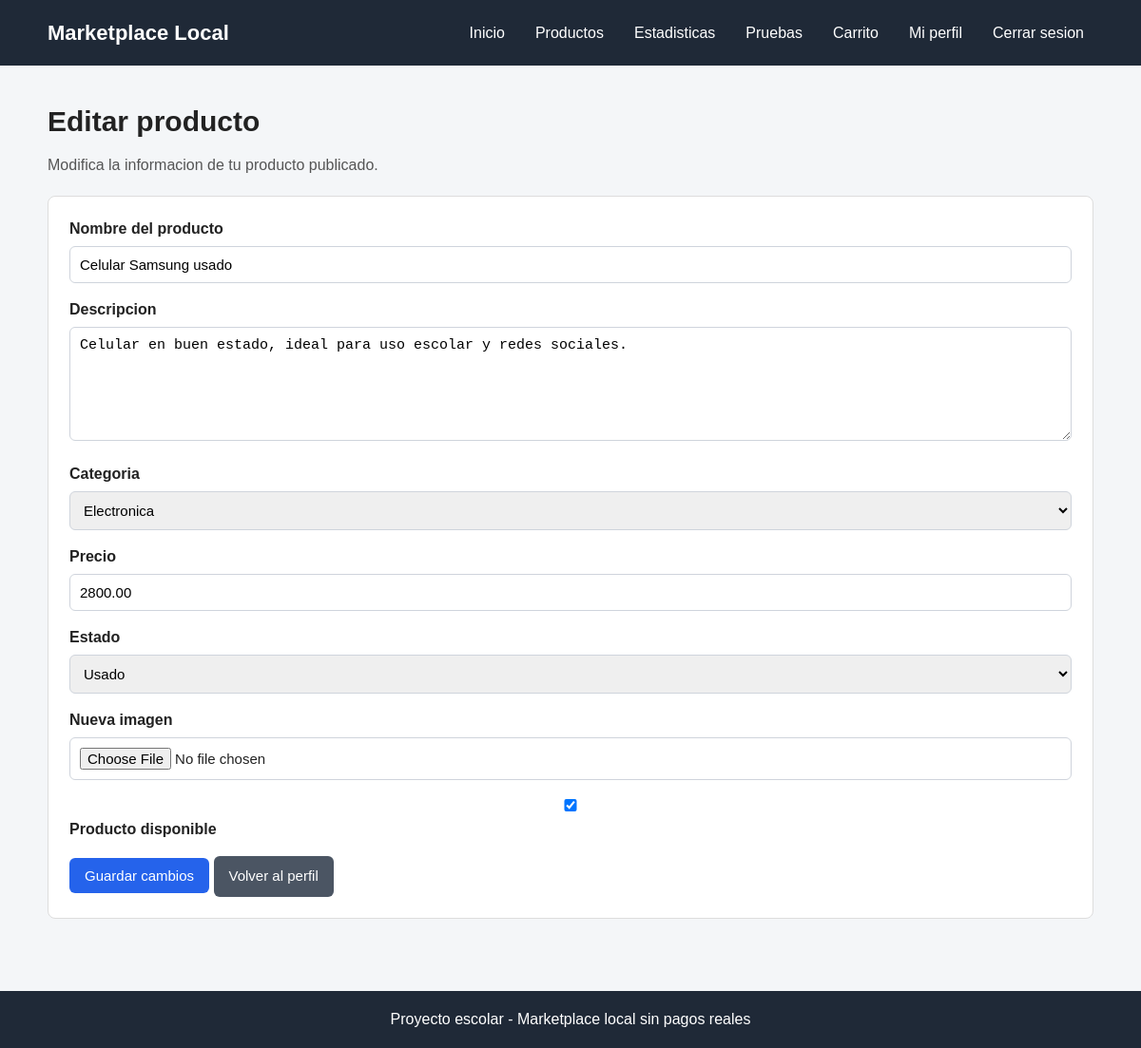
Screenshot of /editar_producto.php?id=1 (signed in) with the database file from the repository.
### tables this page shows
CREATE TABLE productos (
    id_producto INT AUTO_INCREMENT PRIMARY KEY,
    id_usuario INT NOT NULL,
    id_categoria INT NOT NULL,
    nombre VARCHAR(120) NOT NULL,
    descripcion TEXT NOT NULL,
    precio DECIMAL(10,2) NOT NULL,
    estado ENUM('Nuevo', 'Usado') NOT NULL,
    imagen VARCHAR(255),
    disponible TINYINT(1) DEFAULT 1,
    fecha_publicacion TIMESTAMP DEFAULT CURRENT_TIMESTAMP,
    FOREIGN KEY (id_usuario) REFERENCES usuarios(id_usuario)
        ON DELETE CASCADE,
    FOREIGN KEY (id_categoria) REFERENCES categorias(id_categoria)
        ON DELETE RESTRICT
);

CREATE TABLE categorias (
    id_categoria INT AUTO_INCREMENT PRIMARY KEY,
    nombre VARCHAR(80) NOT NULL
);

### editar_producto.php (the view, shortened to what this page needs)
<?php
require_once "conexion.php";
$id_usuario = $_SESSION["id_usuario"];
$id_producto = $_GET["id"];
$consulta_producto = $conexion->prepare(
    "SELECT * FROM productos WHERE id_producto = ? AND id_usuario = ?"
);
$consulta_producto->bind_param("ii", $id_producto, $id_usuario);
$consulta_producto->execute();
$resultado_producto = $consulta_producto->get_result();
$producto = $resultado_producto->fetch_assoc();
$categorias = $conexion->query("SELECT id_categoria, nombre FROM categorias ORDER BY nombre ASC");
?>
<!DOCTYPE html>
<html lang="es">
<head>
    <link rel="stylesheet" href="css/estilos.css">
</head>
<body>
    <header class="encabezado">
        <div class="contenedor barra-navegacion">
            <a class="logo" href="index.php">Marketplace Local</a>
            <nav>
                <ul class="menu">
                    <li><a href="index.php">Inicio</a></li>
                    <li><a href="productos.php">Productos</a></li>
                    <li><a href="estadisticas.php">Estadisticas</a></li>
                    <li><a href="pruebas.php">Pruebas</a></li>
                    <li><a href="carrito.php">Carrito</a></li>
                    <li><a href="perfil.php">Mi perfil</a></li>
                    <li><a href="logout.php">Cerrar sesion</a></li>
                </ul>
            </nav>
        </div>
    </header>
    <main class="seccion">
        <div class="contenedor">
            <h1 class="titulo">Editar producto</h1>
            <p class="texto">Modifica la informacion de tu producto publicado.</p>
            <form class="formulario" action="editar_producto.php?id=<?php echo $id_producto; ?>" method="POST" enctype="multipart/form-data">
                <div class="campo">
                    <label for="nombre">Nombre del producto</label>
                    <input
                        type="text"
                        id="nombre"
                        name="nombre"
                        value="<?php echo htmlspecialchars($producto["nombre"]); ?>"
                        required
                    >
                </div>
                <div class="campo">
                    <label for="descripcion">Descripcion</label>
                    <textarea id="descripcion" name="descripcion" required><?php echo htmlspecialchars($producto["descripcion"]); ?></textarea>
                </div>
                <div class="campo">
                    <label for="id_categoria">Categoria</label>
                    <select id="id_categoria" name="id_categoria" required>
                        <?php while ($categoria = $categorias->fetch_assoc()): ?>
                            <option
                                value="<?php echo $categoria["id_categoria"]; ?>"
                                <?php if ($producto["id_categoria"] == $categoria["id_categoria"]) echo "selected"; ?>
                            >
                                <?php echo htmlspecialchars($categoria["nombre"]); ?>
                            </option>
                        <?php endwhile; ?>
                    </select>
                </div>
                <div class="campo">
                    <label for="precio">Precio</label>
                    <input
                        type="number"
                        id="precio"
                        name="precio"
                        min="1"
                        step="0.01"
                        value="<?php echo htmlspecialchars($producto["precio"]); ?>"
                        required
                    >
                </div>
                <div class="campo">
                    <label for="estado">Estado</label>
                    <select id="estado" name="estado" required>
                        <option value="Usado" <?php if ($producto["estado"] == "Usado") echo "selected"; ?>>Usado</option>
                    </select>
                </div>
                <div class="campo">
                    <label for="imagen">Nueva imagen</label>
                    <input type="file" id="imagen" name="imagen" accept="image/*">
                </div>
                <div class="campo">
                    <label>
                        <input
                            type="checkbox"
                            name="disponible"
                            <?php if ($producto["disponible"] == 1) echo "checked"; ?>
                        >
                        Producto disponible
                    </label>
                </div>
                <input type="submit" value="Guardar cambios">
                <a class="boton boton-secundario" href="perfil.php">Volver al perfil</a>
            </form>
        </div>
    </main>
    <footer class="pie">
        <div class="contenedor">
            <p>Proyecto escolar - Marketplace local sin pagos reales</p>
        </div>
    </footer>
</body>
</html>

### css/estilos.css (style rules this page uses)
* { box-sizing: border-box; margin: 0; padding: 0; }
body { background-color: #f4f6f8; color: #222; font-family: Arial, Helvetica, sans-serif; line-height: 1.5; }
a { color: inherit; text-decoration: none; }
.contenedor { width: min(1100px, 92%); margin: 0 auto; }
.encabezado { background-color: #1f2937; color: #fff; padding: 18px 0; }
.barra-navegacion { align-items: center; display: flex; flex-wrap: wrap; gap: 16px; justify-content: space-between; }
.logo { font-size: 22px; font-weight: bold; }
.menu { display: flex; flex-wrap: wrap; gap: 12px; list-style: none; }
.menu a { border-radius: 6px; padding: 8px 10px; }
.seccion { padding: 36px 0; }
.titulo { font-size: 30px; margin-bottom: 12px; }
.texto { color: #555; margin-bottom: 20px; }
.boton, button, input[type="submit"] { background-color: #2563eb; border: none; border-radius: 6px; color: #fff; cursor: pointer; display: inline-block; font-size: 15px; padding: 10px 16px; }
.boton-secundario { background-color: #4b5563; }
.formulario { background-color: #fff; border: 1px solid #ddd; border-radius: 8px; margin-top: 18px; padding: 22px; }
.campo { margin-bottom: 16px; }
.campo label { display: block; font-weight: bold; margin-bottom: 6px; }
.campo input, .campo textarea, .campo select { border: 1px solid #cfd4dc; border-radius: 6px; font-size: 15px; padding: 10px; width: 100%; }
.campo textarea { min-height: 120px; resize: vertical; }
.pie { background-color: #1f2937; color: #fff; margin-top: 40px; padding: 18px 0; text-align: center; }

### rows the page displays
productos: nombre "Celular Samsung usado", descripcion "Celular en buen estado, ideal para uso escolar y redes sociales.", id_categoria "Electronica", precio "2800.00", estado "Usado", disponible "☑"
